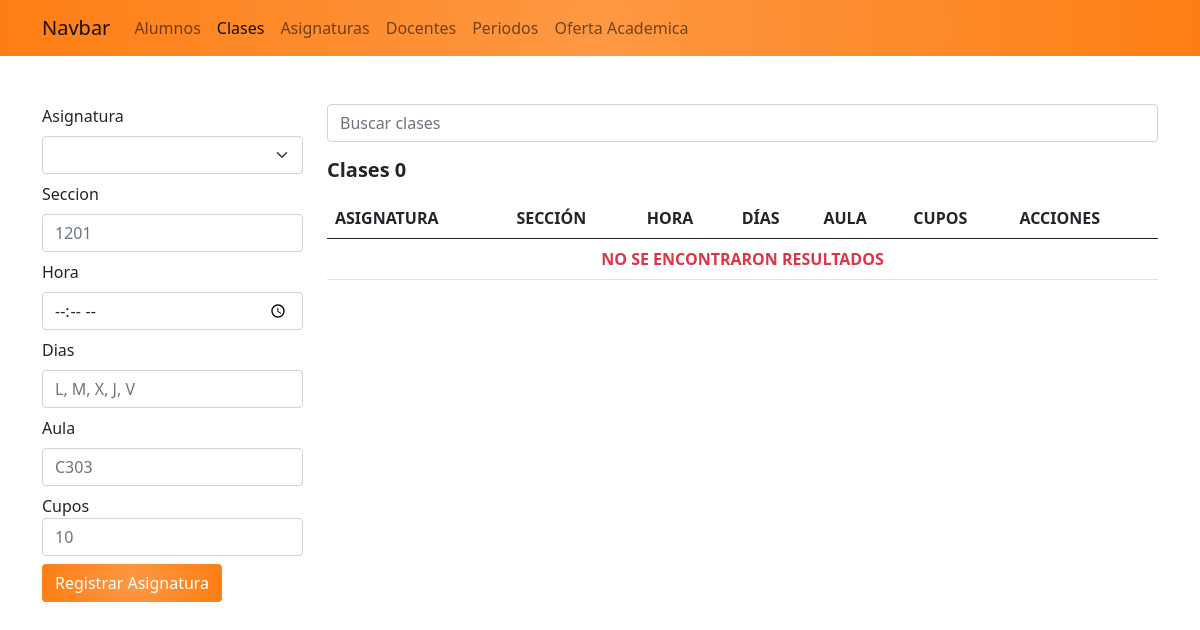
The page /clases_admin/ on the database as committed earlier.
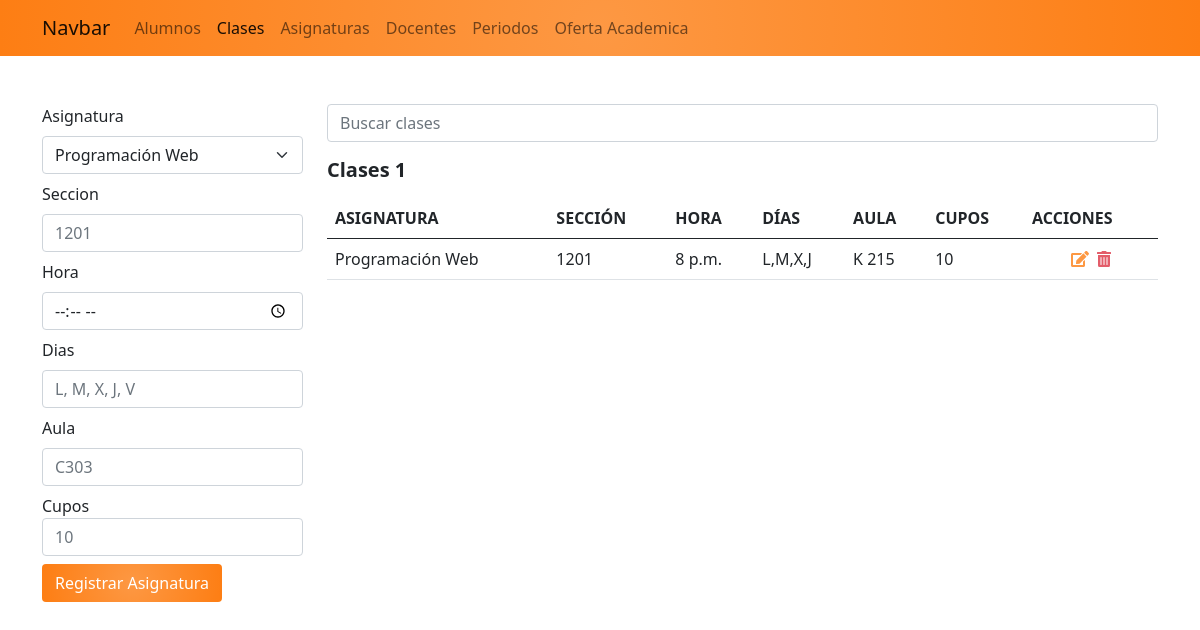
The same page on the database as committed later.
### app_academico/models.py (models this page shows, shortened)
class Clase(models.Model):
    asignatura = models.ForeignKey(Asignatura, on_delete=models.CASCADE)
    seccion = models.CharField(max_length=4)
    hora = models.TimeField()
    duracion = models.IntegerField(null=True, blank=True)
    dias = models.CharField(max_length=25)
    aula = models.CharField(max_length=20)
    cupos = models.SmallIntegerField(default=10)
    room = models.URLField(null=True)
    fecha_inicio = models.DateField(null=True)
    fecha_finalizacion = models.DateField(null=True)
    docente = models.ForeignKey(Docente, on_delete=models.CASCADE, null=True, blank=True)
    alumnos = models.ManyToManyField(Alumno, blank=True, through='NotasClase')
    finalizada = models.BooleanField(default=False)

class Asignatura(models.Model):
    nombre = models.CharField(max_length=30)
    descripcion = models.TextField(null=True, blank=True)
    creditos = models.IntegerField(null=True, blank=True)
    def __str__(self):
        return f'{self.nombre}'

### app_academico/views.py (the view, shortened to what this page needs)
# urls.py: path('clases_admin/', views.clasesAdmin, name='clasesAdmin'),
def clasesAdmin(request):
    asignaturas = Asignatura.objects.all().order_by('nombre')
    q = request.GET.get('q')
    if q:
        clases = Clase.objects.filter(asignatura__nombre__contains=q).order_by(
            'asignatura')  # asignatura es unicamente un id, para acceder al nombre de la asignatura se usa doble guion bajo
    else:
        clases = Clase.objects.all().order_by('asignatura')
    ctx = {
        'activo': 'clases',
        'clases': clases,
        'asignaturas': asignaturas,
        'q': q
    }
    return render(request, 'academico/clasesAdmin.html', ctx)

### app_academico/templates/academico/clasesAdmin.html (shortened to what the changed rows need)
{% extends "base.html" %}
{% block container %}
    <div class="row">
        <div class="col-3">
        {% if c %}
            <form action="{% url 'editar_clase' c.id %}" method="POST">
        {% else %}
            <form action="{% url 'clasesAdmin' %}" method="POST">
        {% endif %}
                <div class="mb-2">
                    <label class="mb-2" for="asignatura">Asignatura</label>
                    <select name="asignatura" id="asignatura" class="form-select">
                        {% for a in  asignaturas %}
                            <option value="{{a.id}}">{{ a.nombre }}</option>
                        {% endfor %}
                    </select>
                </div>
            </form>
        </div>
        <div class="col-9">
            <form action="" method="GET">
                <input name="q" value="{{ q | default_if_none:''}}" type="search" class="form-control" placeholder="Buscar clases">
            </form>
            <h5 class="mt-3 mb-3 fw-bold">Clases {{ clases.count }}</h5>
            <table class="table table-hover">
                <thead>
                    <tr>
                        <th>ASIGNATURA</th>
                        <th>SECCIÓN</th>
                        <th>HORA</th>
                        <th>DÍAS</th>
                        <th>AULA</th>
                        <th>CUPOS</th>
                        <th>ACCIONES</th>
                    </tr>
                </thead>
                <tbody>
                    {% for c in clases %}
                        <tr>
                            <td>{{ c.asignatura }}</td>
                            <td>{{ c.seccion }}</td>
                            <td>{{ c.hora }}</td>
                            <td>{{ c.dias}}</td>
                            <td>{{ c.aula}}</td>
                            <td>{{ c.cupos}}</td>
                            <td class="text-center">
                                <a href="{% url 'editar_clase' c.id %}" class="edit"><span class="fas fa-edit"></span></a>&nbsp
                                <a onclick="if (!confirm('¿Desea eliminar {{c.asignatura}} {{c.seccion}}?')) return false;" href="{% url 'eliminar_clase' c.id %}" class="delete"> <span class="fas fa-trash-alt"></span></a>
                            </td>
                        </tr>
                    {% empty %}
                        <tr>
                            <td colspan="7" class="text-danger text-center fw-bold">NO SE ENCONTRARON RESULTADOS</td>
                        </tr>
                    {% endfor %}
                </tbody>
            </table>
        </div>
    </div>
{% endblock %}

Rows that differ between the two databases and show on the page:
added Clase: asignatura "Programación Web", seccion "1201", hora "8 p.m.", dias "L,M,X,J", aula "K 215", cupos "10"
Other text that changed with them:
form field asignatura: (not shown) → "Programación Web"
{{ clases.count }}: "0" → "1"
text no longer shown: "NO SE ENCONTRARON RESULTADOS"
